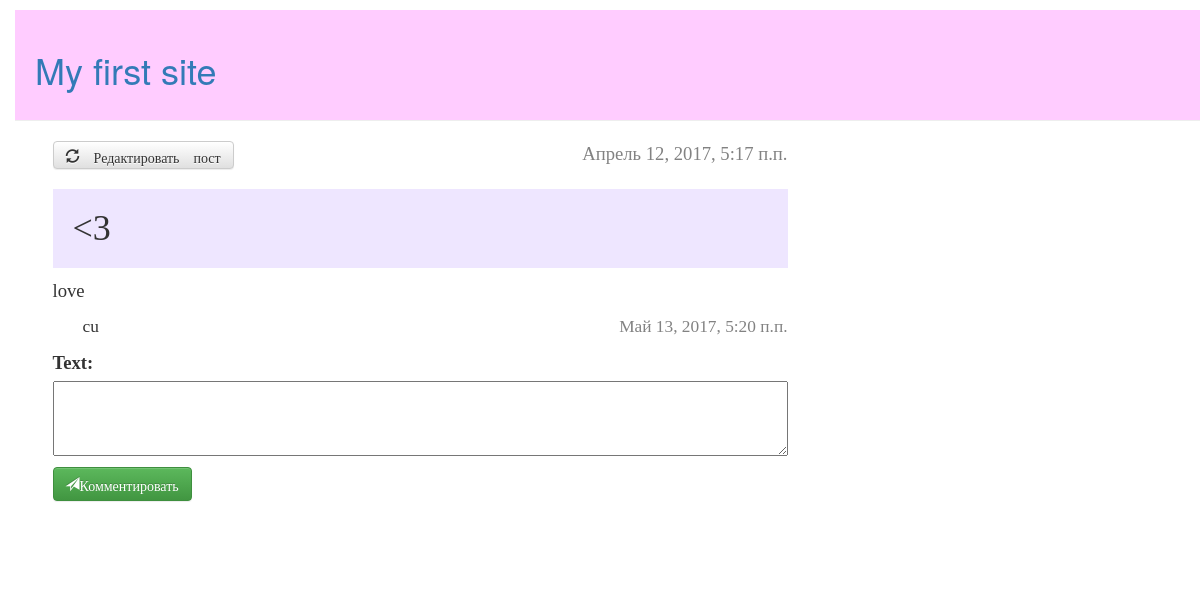
/post/5/, run on the app's committed database.
### blog/models.py (models this page shows, shortened)
class Post(models.Model):
	author = models.ForeignKey('auth.User')
	title = models.CharField(max_length=2000)
	text = models.TextField()
	create_date = models.DateTimeField(default=timezone.now())
	published_date = models.DateTimeField(blank=True,null=True)

class Comment(models.Model):
	author = models.ForeignKey('auth.User')
	text = models.TextField()
	create_date = models.DateTimeField(default=timezone.now())
	published_date = models.DateTimeField(blank=True,null=True)
	post = models.ForeignKey(Post)

### blog/views.py (the view)
# urls.py: url(r'^post/(?P<pk>[0-9]+)/$' , views.post_detail, name='post_detail'),
def post_detail(request, pk): #возвращает инфу о посте
	post = get_object_or_404(Post, pk=pk)
	if request.method == "POST":#добавление коммента
		form = CommentForm(request.POST)
		if form.is_valid():
			comment = form.save(commit=False)
			comment.author = request.user
			comment.published_date = timezone.now()
			comment.post = post
			comment.save()
		return redirect('post_detail', pk=post.pk)
	else:
		form = CommentForm()
		comments = Comment.objects.filter(post__lte = post).order_by('published_date')
		return render(request, 'blog/post_detail.html', {'post': post, 'form': form, 'comments': comments})

### blog/forms.py
class CommentForm(forms.ModelForm):
	class Meta:
		model = Comment
		fields = ('text',)

### blog/templates/blog/post_detail.html (shortened to what this page needs)
﻿{% extends 'blog/base.html' %}
{% block content %}
	<div class="post">
	{% if post.published_date %}
		<div class="date">
			{{ post.published_date }}
		</div>
		{% endif %}
		<a class="btn btn-default" href="{% url 'post_edit' pk=post.pk %}">
		<span class="glyphicon glyphicon-refresh"> Редактировать пост </span></a>
		<h1 class="tit">{{ post.title }}</h1>
		<p>{{ post.text|linebreaksbr }}</p>
		{% for comment in comments %}
		<div class="comment">
			<div class="date">
				<p> {{comment.published_date}}</p>
			</div>
			<p>{{comment.text|linebreaksbr}}</p>
		</div>
		{% endfor %}
		<form method="POST" class="post-form">
			{{ form.as_p}}
			<button type="submit" class="btn btn-success glyphicon glyphicon-send">Комментировать</button>
		</form>
		</div>
{% endblock %}

### blog/static/css/blog.css (style rules this page uses)
textarea { height: 75 }
body { padding-left: 15px }
.tit { background-color: #eee6ff; padding: 20px }
.date { float: right; color: #828282; }
.post-form textarea, .post-form input { width: 100%; }
.post { margin-bottom: 70px; margin-left: 15px; font-size: 14pt; font-family: Florence, cursive; }
.comment { margin-left: 30px; font-size: 13pt; font-family: Calibri, cursive; }

### data on the page
Post: published_date "Апрель 12, 2017, 5:17 п.п.", title "<3", text "love"
Comment: published_date "Май 13, 2017, 5:20 п.п.", text "cu"
